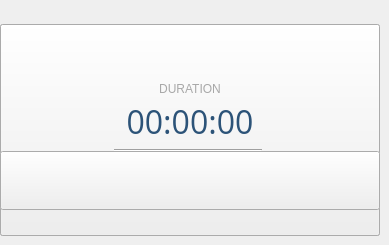
       <widget class="QWidget" name="page_center_connected">
        <widget class="QPushButton" name="pushButton_d1">
         <property name="geometry">
          <rect>
           <x>0</x>
           <y>24</y>
           <width>380</width>
           <height>212</height>
          </rect>
         </property>
         <property name="cursor">
          <cursorShape>ArrowCursor</cursorShape>
         </property>
         <property name="styleSheet">
          <string notr="true">image: url(:/images/connected_green.png);</string>
         </property>
         <property name="text">
          <string/>
         </property>
         <property name="checkable">
          <bool>true</bool>
         </property>
        </widget>
        <widget class="QPushButton" name="pushButton_d2">
         <property name="geometry">
          <rect>
           <x>0</x>
           <y>24</y>
           <width>380</width>
           <height>212</height>
          </rect>
         </property>
         <property name="cursor">
          <cursorShape>ArrowCursor</cursorShape>
         </property>
         <property name="styleSheet">
          <string notr="true">image: url(:/images/connected_gray.png);</string>
         </property>
         <property name="text">
          <string/>
         </property>
         <property name="checkable">
          <bool>true</bool>
         </property>
        </widget>
        <widget class="Line" name="line">
         <property name="geometry">
          <rect>
           <x>114</x>
           <y>149</y>
           <width>148</width>
           <height>3</height>
          </rect>
         </property>
         <property name="orientation">
          <enum>Qt::Horizontal</enum>
         </property>
        </widget>
        <widget class="QPushButton" name="pushButton_disconnect">
         <property name="geometry">
          <rect>
           <x>0</x>
           <y>151</y>
           <width>380</width>
           <height>59</height>
          </rect>
         </property>
         <property name="cursor">
          <cursorShape>PointingHandCursor</cursorShape>
         </property>
         <property name="styleSheet">
          <string notr="true">image: url(:/images/power.png);</string>
         </property>
         <property name="text">
          <string/>
         </property>
        </widget>
        <widget class="QLabel" name="label_7">
         <property name="geometry">
          <rect>
           <x>0</x>
           <y>76</y>
           <width>380</width>
           <height>25</height>
          </rect>
         </property>
         <property name="styleSheet">
          <string notr="true">color: rgb(168, 168, 168);</string>
         </property>
         <property name="text">
          <string>DURATION</string>
         </property>
         <property name="alignment">
          <set>Qt::AlignCenter</set>
         </property>
        </widget>
        <widget class="QLabel" name="label_duration">
         <property name="geometry">
          <rect>
           <x>0</x>
           <y>101</y>
           <width>380</width>
           <height>40</height>
          </rect>
         </property>
         <property name="font">
          <font>
           <family>Open Sans</family>
           <pointsize>24</pointsize>
           <weight>50</weight>
           <italic>false</italic>
           <bold>false</bold>
          </font>
         </property>
         <property name="styleSheet">
          <string notr="true">color: rgb(44, 83, 120);
font: 24pt &quot;Open Sans&quot;;</string>
         </property>
         <property name="text">
          <string>00:00:00</string>
         </property>
         <property name="alignment">
          <set>Qt::AlignCenter</set>
         </property>
        </widget>
        <zorder>pushButton_d1</zorder>
        <zorder>pushButton_d2</zorder>
        <zorder>line</zorder>
        <zorder>label_7</zorder>
        <zorder>label_duration</zorder>
        <zorder>pushButton_disconnect</zorder>
       </widget>
